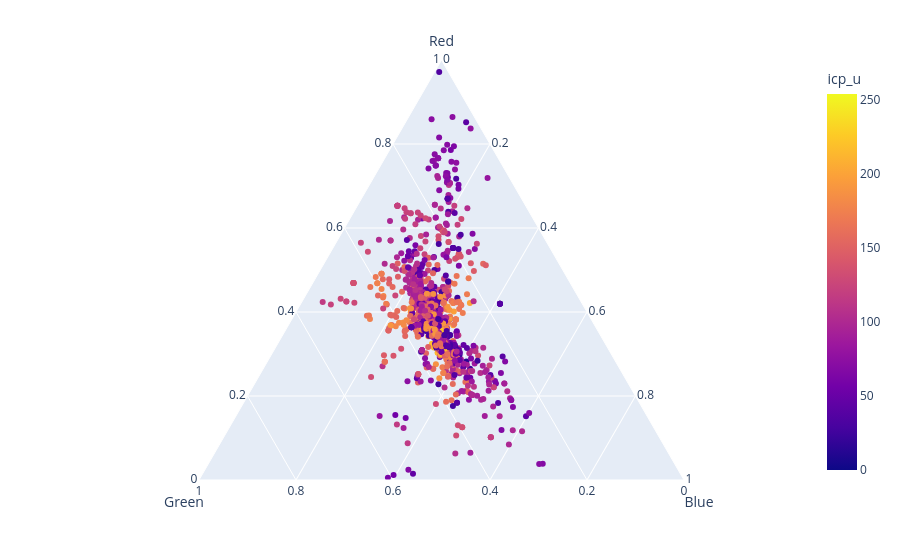

The code cell stored with this chart in its notebook:
### Code cell
# Plotly Color Profile
fig = px.scatter_ternary(df,a="Red", b="Green", c="Blue",color="icp_u", hover_name=df.index)
fig.show()

### Figure 1 — Plotly figure (JSON) as saved in the notebook; plotly's stock layout.template omitted (floating-point values rounded to 4 significant figures; data arrays with more than 128 entries replaced by an {"elided": "..."} marker saying what was removed)
{"data": [{"a": {"elided": "2370 int values"}, "b": {"elided": "2370 int values"}, "c": {"elided": "2370 int values"}, "hovertemplate": "<b>%{hovertext}</b><br><br>Red=%{a}<br>Green=%{b}<br>Blue=%{c}<br>icp_u=%{marker.color}<extra></extra>", "hovertext": {"elided": "2370 str values"}, "legendgroup": "", "marker": {"color": {"elided": "2370 float values"}, "coloraxis": "coloraxis", "symbol": "circle"}, "mode": "markers", "name": "", "showlegend": false, "subplot": "ternary", "type": "scatterternary"}], "layout": {"coloraxis": {"colorbar": {"title": {"text": "icp_u"}}, "colorscale": [[0, "#0d0887"], [0.1111, "#46039f"], [0.2222, "#7201a8"], [0.3333, "#9c179e"], [0.4444, "#bd3786"], [0.5556, "#d8576b"], [0.6667, "#ed7953"], [0.7778, "#fb9f3a"], [0.8889, "#fdca26"], [1, "#f0f921"]]}, "legend": {"tracegroupgap": 0}, "margin": {"t": 60}, "ternary": {"aaxis": {"title": {"text": "Red"}}, "baxis": {"title": {"text": "Green"}}, "caxis": {"title": {"text": "Blue"}}, "domain": {"x": [0, 1], "y": [0, 1]}}}}
